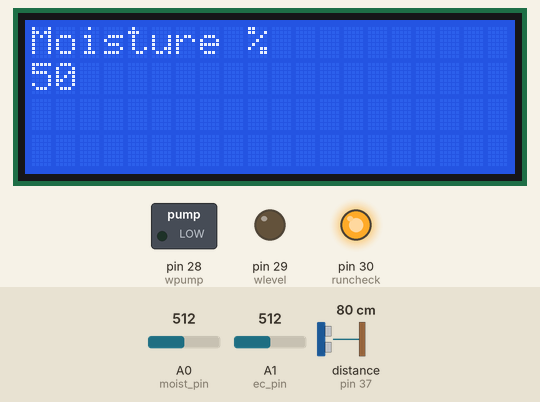
Simulated run of this sketch. Board: Arduino Mega 2560, built with avr-gcc and run on an emulated ATmega2560. Shown: 20×4 character LCD, switched loads named in the sketch (green lamp = pin HIGH), output pins drawn as LEDs (lit = HIGH). The test bench sets the inputs (shaded band); at power-on: distance to the obstacle (sensor on pin 37) 80 cm, A0 (moist_pin) = 512, A1 (ec_pin) = 512. The echo pulse lasts 58.3 µs per cm; what the sketch prints to the serial monitor is not drawn.

Above: at 3.2 s.
At 6.3 s:
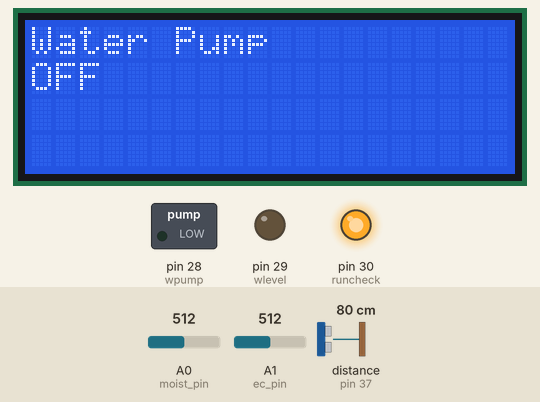
9.2 s: distance to the obstacle (sensor on pin 37) set to 11 cm
29.2 s: distance to the obstacle (sensor on pin 37) set to 8 cm
At 31.9 s:
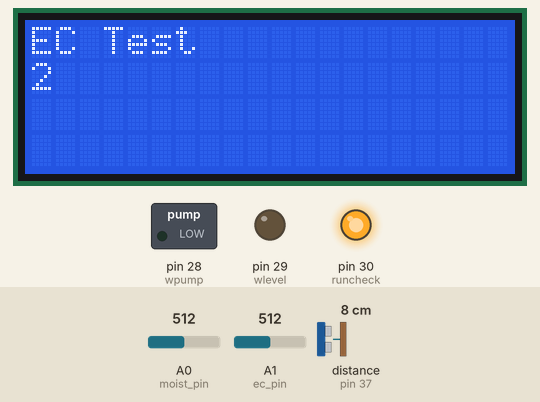
At 54.7 s:
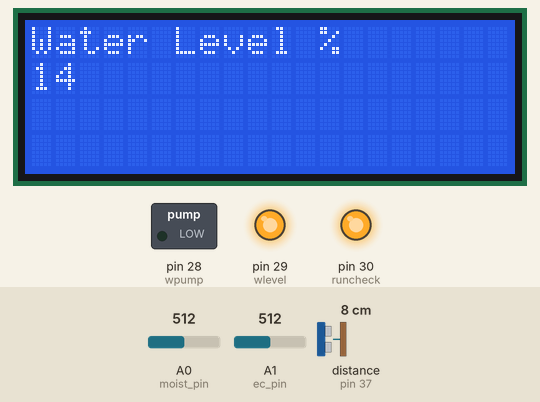
Timing chart, 0 to 56.2 s (numbered marks = the images above; inputs shaded):
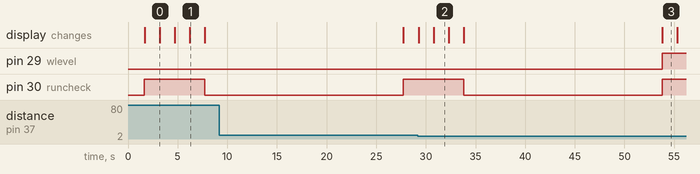

The sketch:

test1.ino
```cpp
#include <Wire.h>
#include <LiquidCrystal_I2C.h>
#include <SoftwareSerial.h>
#include <Ultrasonic.h>
SoftwareSerial s(10,11);

LiquidCrystal_I2C lcd(0x27,20,4);
Ultrasonic ultrasonic(36, 37);
const int moist_pin= A0;
const int ec_pin = A1;
//const int trigPin= 36;
//const int echoPin= 37;
const int wpump = 28;
const int wlevel=29;
const int runcheck=30;
int moist_value;
int moist_pct;
int level, volume_pct;
String mssg1, mssg2, err;
int ec;
long duration;
String data;
String data1, data2, data3, indi;
int waterlevel();
int moisture();
int EC();

void setup()
{
  //pinMode(trigPin, OUTPUT);
  //pinMode(echoPin, INPUT);
  pinMode(wpump, OUTPUT);
  pinMode(wlevel, OUTPUT);
  pinMode(runcheck, OUTPUT);
  Serial.begin(9600);
  s.begin(9600);
  lcd.init();
  lcd.init();
  lcd.backlight();
  lcd.setCursor(0,0);
  lcd.print("Welcome to ");
  lcd.setCursor(0,1);
  lcd.print("Smart Pot");
  delay(1500);
  lcd.clear();
}

void loop()
{
  digitalWrite(runcheck, HIGH);
  //s.begin(9600);
  volume_pct=waterlevel();
  delay(1500);
  lcd.clear();
  moist_pct=moisture();
  delay(1500);
  lcd.clear();
  ec=EC();
  delay(1500);
  lcd.clear();
  ind();
  data1= String(volume_pct);
  data2= String(moist_pct);
  data3= String(ec);
  data=indi+data1+data2+data3;
  Serial.println(data);
  if(s.available()>0){
      s.print(data);
    }
  //s.flush();
  waterpump();
  delay(1500);
  lcd.clear();
  digitalWrite(runcheck, LOW);
  delay(20000);
}

int moisture(){
  moist_value=analogRead(moist_pin);
  moist_pct=map(moist_value, 1024, 0, 0, 100);
  Serial.print("Moisture: ");
  Serial.print(moist_pct);
  Serial.println("%");
  mssg1=("Moisture %");
  mssg2=moist_pct;
  display(mssg1, mssg2);
  return moist_pct;
}

int waterlevel(){
  //digitalWrite(trigPin, LOW);
  //delayMicroseconds(2);
  //digitalWrite(trigPin, HIGH);
  //delayMicroseconds(10);
  //digitalWrite(trigPin,LOW);
  //duration=pulseIn(echoPin,HIGH);
  //level= duration*0.034/2;
  //digitalWrite(echoPin,LOW);
  level=ultrasonic.read();
  int maxv=165*7;
  int volume=(level-2)*165;
  volume_pct=(((float)maxv-(float)volume)/(float)maxv)*100;
  //Serial.println(level);
  //Serial.println(volume_pct);
  if (volume_pct>30 and volume_pct<=100){
    Serial.println(volume_pct);
    digitalWrite(wlevel, LOW);
    mssg2=volume_pct;
  }
  else if ( volume_pct<=30 and volume_pct >15){
    Serial.println(volume_pct);
    mssg2=volume_pct;
  }
  else if (volume_pct<=15 and volume_pct>=0){
    Serial.println(volume_pct);
    digitalWrite(wlevel, HIGH);
    mssg2=volume_pct;
  }
  else{
    Serial.print(volume_pct);
    Serial.println("ERROR");
    mssg2="Error";
    volume_pct= 101;
  }
  mssg1=("Water Level %");
  display(mssg1, mssg2);
  return volume_pct;
}
void display(String mssg1, String mssg2){
  lcd.setCursor(0,0);
  lcd.print(mssg1);
  lcd.setCursor(0,1);
  lcd.print(mssg2);
}
int EC(){
  int voltage=analogRead(ec_pin);
  ec= voltage*(5.0/1023.0);
  Serial.print("Electrical Conductivity: ");
  Serial.print(ec);
  Serial.println("V");
  mssg1=("EC Test");
  mssg2=ec;
  display(mssg1, mssg2);
  return ec;
}
void waterpump(){
  mssg1="Water Pump";
  if (moist_pct<20){
    if (volume_pct>20 and volume_pct!=101){
      mssg2="ON";
      display(mssg1, mssg2);
      digitalWrite(wpump, HIGH);
      delay(20000);
      digitalWrite(wpump, LOW);
      mssg2="OFF";
      display(mssg1, mssg2);
    }
    else{
      mssg2="W.Fail";
      display(mssg1, mssg2);
    }
  }
  else{
    mssg2="OFF";
    display(mssg1, mssg2);
  }
  return;
}
void ind(){
  if (moist_pct==100){
    indi="a";
  }
  else if (moist_pct<100 and moist_pct>=10){
    indi="b";
  }
  else if (moist_pct<10 and moist_pct>=0){
    indi="c";
  }
  else{
    indi="e";
  }
  return;
}
```

Measured:
- the behaviour switches between 10 and 9 cm on distance to the obstacle (sensor on pin 37) (found by bisection; images 1 and 2)
- after the input at 29.2 s, pin 29 (wlevel): LOW → HIGH after 24.6 s; the display: first differs from a run without the input after 24.6 s (image 3)
- what the display in image 0 shows lasts 1.5 s, from 3.2 s to 4.7 s
